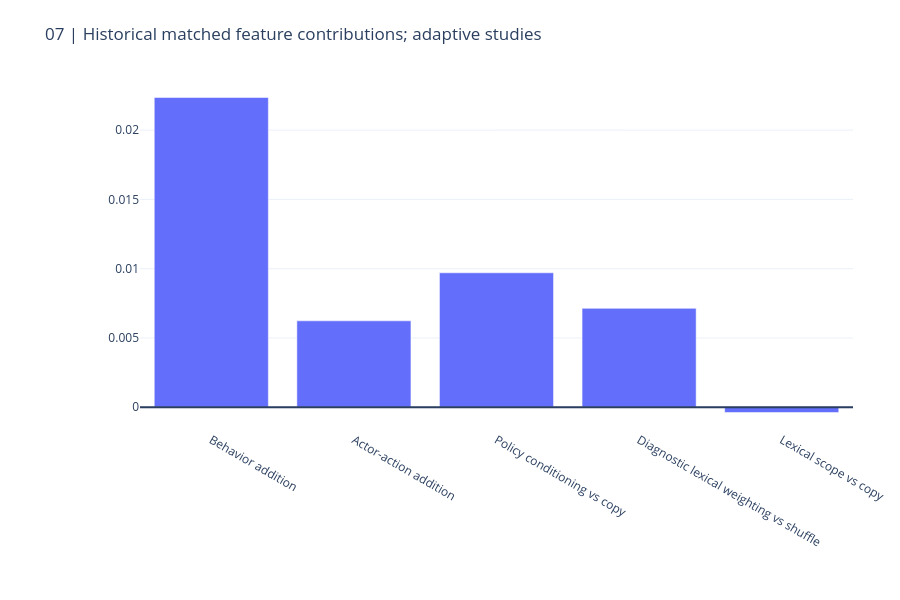

Write notebook code for a chart like this one.
### Markdown cell above
## 1. Round 5’s matched control matters

The full context representation improved on the smaller anchor but slightly trailed its matched copy. Inspect the five-round ledger without promoting adaptive anchors.

### Code cell
display(pd.DataFrame(r["research_ledger"]))
CHARTS[6].show(renderer="plotly_mimetype")

### Figure 1 — Plotly figure (JSON) as saved in the notebook; plotly's stock layout.template omitted (floating-point values rounded to 4 significant figures)
{"data": [{"type": "bar", "x": ["Behavior addition", "Actor-action addition", "Policy conditioning vs copy", "Diagnostic lexical weighting vs shuffle", "Lexical scope vs copy"], "y": [0.02235, 0.006238, 0.009704, 0.007137, -0.0003785]}], "layout": {"font": {"size": 12}, "height": 600, "margin": {"b": 170, "l": 140, "r": 30, "t": 80}, "shapes": [{"type": "line", "x0": 0, "x1": 1, "xref": "x domain", "y0": 0, "y1": 0, "yref": "y"}], "title": {"text": "07 | Historical matched feature contributions; adaptive studies"}, "xaxis": {"automargin": true}, "yaxis": {"automargin": true}}}
